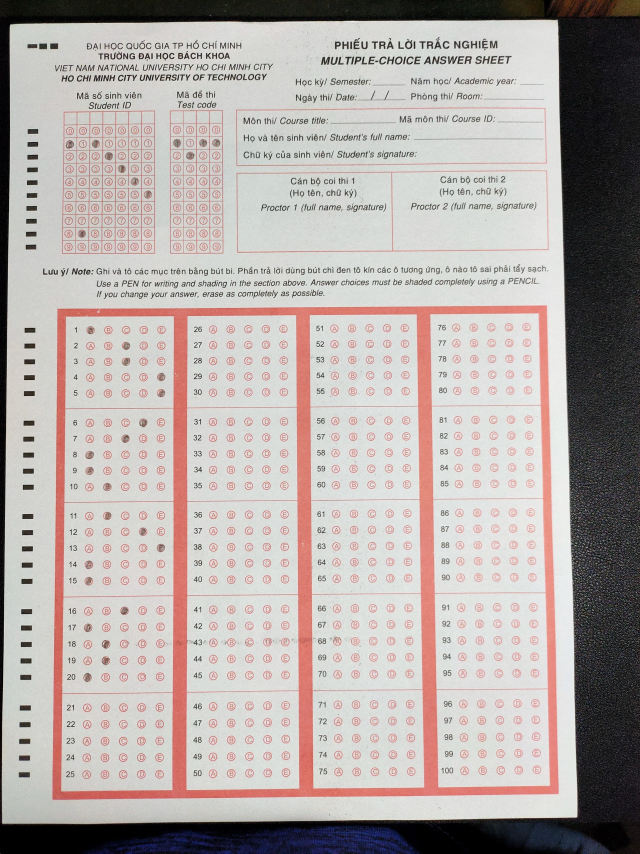
#> input picture MCQs/Input_Student/2.jpg, 1920 x 2560 px, found by its file name (shown at 1/3 size)
$ python OMR_checker.py
#> lines starting #> are read from the running program, lines starting #| are printed output that depends on the picture
### MCQs/Src/utlis.py
import cv2
import numpy as np
from MCQs.Src.inforFunc import increase_sharpness, gaussian_blur_a4
#import inforFunc as infor
#import os
#from PIL import Image
import matplotlib.pyplot as plt

## TO STACK ALL THE IMAGES IN ONE WINDOW (với Hàm StackImage hổ trợ cho người dụng việc kết hợp tất cả bộ lọc vào 1 khung hình)
# [35 lines left out: function stackImages, not called in this run]

def reorder(myPoints):

    myPoints = myPoints.reshape((4, 2)) # REMOVE EXTRA BRACKET
    #print(myPoints)
    myPointsNew = np.zeros((4, 1, 2), np.int32) # NEW MATRIX WITH ARRANGED POINTS (tạo ra 1 ma trận có các điểm đã được sắp xếp)
    add = myPoints.sum(1) #tính tổng từng giá trị
    #print(add)
    #print(np.argmax(add))
    myPointsNew[0] = myPoints[np.argmin(add)]  #[0,0]
    myPointsNew[3] =myPoints[np.argmax(add)]   #[w,h]
    diff = np.diff(myPoints, axis=1)
    myPointsNew[1] =myPoints[np.argmin(diff)]  #[w,0]
    myPointsNew[2] = myPoints[np.argmax(diff)] #[h,0]

    return myPointsNew

################################################################
# HÀM BIỂU THỊ CÁC VIỀN DÀNH CHO HÌNH CHỮ NHẬT
def rectContour(contours):
    rectCon = []
    max_area = 0
    for i in contours:
        area = cv2.contourArea(i)
        if area > 50:
            peri = cv2.arcLength(i, True)
            approx = cv2.approxPolyDP(i, 0.02 * peri, True)
            if len(approx) == 4:
                rectCon.append(i)
    rectCon = sorted(rectCon, key=cv2.contourArea,reverse=True)
    #print(len(rectCon))
    return rectCon

def getCornerPoints(cont):
    peri = cv2.arcLength(cont, True) # LENGTH OF CONTOUR
    approx = cv2.approxPolyDP(cont, 0.02 * peri, True) # APPROXIMATE THE POLY TO GET CORNER POINTS
    return approx

def resizeImage(img, new_height, new_width):
    return cv2.resize(img, (new_width, new_height))

def splitBoxes_ID(img):
    resized_img = resizeImage(img, new_height=(img.shape[0] // 11) * 11, new_width=(img.shape[1] // 7) * 7)
    rows = np.vsplit(resized_img, 11)
    boxes = []
    for r in rows:
        cols = np.hsplit(r, 7)
        for box in cols:
            boxes.append(box)
            #cv2.imshow('',cols[1])
    return boxes

def splitBoxes_code(img):
    resized_img = resizeImage(img, new_height=(img.shape[0] // 11) * 11, new_width=(img.shape[1] // 4) * 4)
    rows_Code = np.vsplit(resized_img, 11)
    boxes = []
    for r in rows_Code:
        cols_Code = np.hsplit(r, 4)
        for box in cols_Code:
            boxes.append(box)
            #cv2.imshow('',rows_Code[1])
    return boxes

def split_5_boxes_each_Sheet(image):
    # Dịch lên 10 pixel mỗi hình chữ nhật
    shifted_boxes = [box[:-30, :] for box in np.vsplit(image, 5)]
    box_dict = {}
    for i, box in enumerate(shifted_boxes):
        box_dict[f'Box_{i+1}'] = box
    return box_dict


def process_image(image_path):
    imgShaped = increase_sharpness(image_path, amount=0.5, radius=2)
    imgGray = cv2.cvtColor(imgShaped, cv2.COLOR_BGR2GRAY)
    imgBlur = gaussian_blur_a4(imgGray)
    imgCanny  = cv2.Canny(imgBlur, 10, 50)
    #cv2.imshow('',imgCanny)
    return imgCanny
def process_image_answersheet(image):
        image_sheet = image.copy()
        imgShaped = increase_sharpness(image, amount=0.5, radius=2)
        imgGray = cv2.cvtColor(imgShaped, cv2.COLOR_BGR2GRAY)
        imgBlur = gaussian_blur_a4(imgGray)
        imgCanny  = cv2.Canny(imgBlur,10,50)

        contour, _  = cv2.findContours(imgCanny,cv2.RETR_EXTERNAL,cv2.CHAIN_APPROX_NONE)
        cv2.drawContours(image,contour,-1,(0,255,0),2)

        rect_answerSheet = rectContour(contour)
        answersheetFrame = getCornerPoints(rect_answerSheet[0])
        if answersheetFrame.size !=0:
            cv2.drawContours(image,answersheetFrame,-1,(255,0,0),10)
            answersheetFrame = reorder(answersheetFrame)

            pt1_answerSheet = np.float32(answersheetFrame)
            pt2_answerSheet = np.float32([[0,0],[300,0],[0,2500],[300,2500]])
            matrix_Sheet = cv2.getPerspectiveTransform(pt1_answerSheet,pt2_answerSheet)
            imgWarpColorSheet = cv2.warpPerspective(image_sheet,matrix_Sheet,(300,2600))
            imgWarpColorSheet=imgWarpColorSheet[20:imgWarpColorSheet.shape[0] - 100 , 10:imgWarpColorSheet.shape[1] - 10]

            imgWarpGray_Sheet = cv2.cvtColor(imgWarpColorSheet,cv2.COLOR_BGR2GRAY)
            imgThresh_Sheet  = cv2.threshold(imgWarpGray_Sheet,150,255,cv2.THRESH_BINARY_INV)[1]
            return imgThresh_Sheet

# [11 lines left out: function find_ConerPoint, not called in this run]


def splitBox_Sheet(img):
    boxes = []
    resized_img = resizeImage(img, new_height=(img.shape[0] // 5) * 5, new_width=(img.shape[1] // 6) * 6)
    rows = np.vsplit(resized_img, 5)
    for row in rows:
        cols = np.hsplit(row, 6)
        for box in cols:
            boxes.append(box)
        #    cv2.imshow('',box)
        #cv2.waitKey(0)
        #cv2.destroyAllWindows
    return boxes

def getArray(rows, columns, boxes):
    countR = 0
    countC = 0
    choices = columns
    myPixelVal = np.zeros((rows, columns))
    data = []
    answers = []  # Initialize the answers list
    for image in boxes:
        totalPixels = cv2.countNonZero(image)
        if countR < rows and countC < columns:
            myPixelVal[countR][countC] = totalPixels
            countC += 1
            if countC == choices:
                countC = 0
                countR += 1
    myPixelVal[:, 0] = '0'
    # Duyệt qua từng hàng trong mảng
    for row in myPixelVal:
        sorted_row = sorted(row, reverse=True)  # Sắp xếp hàng theo thứ tự giảm dần
        if len(sorted_row) >= 2:
            max_value = sorted_row[0]  # Giá trị lớn nhất
            second_max_value = sorted_row[1]  # Giá trị lớn nhì
            #average = (max_value - second_max_value) /2
            # Kiểm tra nếu chênh lệch giữa hai giá trị lớn nhất và lớn nhì nằm trong khoảng max_value - 200
            if second_max_value >= max_value - 200:
                answers.append('0')  # Trả về 0 nếu có
                continue  # Chuyển sang hàng tiếp theo

            # Xử lý bình thường nếu không thoả điều kiện

        max_indices = np.where(row == np.amax(row))[0]  # Lấy các chỉ mục của giá trị lớn nhất trong hàng
        answer = ""
        for index in max_indices:
            choices = ['0','A', 'B', 'C', 'D', 'E']
            if index < len(choices):
                answer += choices[index] + ","
        answers.append(answer[:-1])  # Loại bỏ dấu phẩy cuối cùng
    #print(myPixelVal)
    return answers


### MCQs/Src/inforFunc.py
import cv2
import numpy as np

#HÀM BẮT ĐIỂM CÓ HÌNH CHỮ NHẬT THUỘC DIỆN TÍCH TỪ  40 -> 50

class ImageProcessingParams:
    def __init__(self, threshold_low, threshold_high, width_img, height_img,
                 x_offset, y_offset, x1_offset, y1_offset,
                 rows_id, cols_id, rows_code, cols_code,
                 sheet_rows, sheet_cols, alpha, beta):
        self.threshold_low = threshold_low
        self.threshold_high = threshold_high
        self.width_img = width_img
        self.height_img = height_img
        self.x_offset = x_offset
        self.y_offset = y_offset
        self.x1_offset = x1_offset
        self.y1_offset = y1_offset
        self.rows_id = rows_id
        self.cols_id = cols_id
        self.rows_code = rows_code
        self.cols_code = cols_code
        self.sheet_rows = sheet_rows
        self.sheet_cols = sheet_cols
        self.alpha = alpha
        self.beta = beta

# Tạo một instance của class và truyền các giá trị vào
image_params = ImageProcessingParams(
    threshold_low=0,
    threshold_high=2000,
    width_img=2408,
    height_img=3508,
    x_offset=600,
    y_offset=650,
    x1_offset=0,
    y1_offset=0,
    rows_id=11,
    cols_id=7,
    rows_code=11,
    cols_code=4,
    sheet_rows=5,
    sheet_cols=6,
    alpha=1.1,
    beta=0.4
)   # Đối với việc tăng cường tương phản, beta thường được đặt là 0
def gaussian_blur_a4(image):
    # Kích thước ảnh A4 thường là khoảng 210mm x 297mm
    # Trong pixel, điều này có thể thay đổi tùy thuộc vào độ phân giải của ảnh
    # Dưới đây là một ước lượng về kích thước ảnh A4 ở đơn vị pixel


    # Tính toán kích thước kernel Gaussian dựa trên kích thước ảnh A4
    kernel_width = int(image_params.width_img / 700) // 2 * 2 + 1  # Kernel width là một số lẻ
    kernel_height = int(image_params.height_img / 800) // 2 * 2 + 1  # Kernel height là một số lẻ

    # Áp dụng Gaussian blur với kích thước kernel được tính toán
    imgBlur = cv2.GaussianBlur(image, (kernel_width, kernel_height), 0)

    return imgBlur

def increase_sharpness(image, amount=1.0, radius=1.0):
    # Tạo bản sao của ảnh để tránh thay đổi ảnh gốc
    imgShaped = np.copy(image)
    # Áp dụng bộ lọc unsharp mask để tăng độ rõ nét
    imgShaped = cv2.GaussianBlur(imgShaped, (1, 1), radius)
    imgShaped = cv2.addWeighted(image, 1.0 + amount, imgShaped, -amount, 0)

    return imgShaped


originalPaper1 = np.array([[2408,3508],[2108,2408],[2108,3308],[3508,3308]])
originalPaper =  np.array([[0,0],[300,0],[300,200],[0,200]])
#originalPaper1 = np.array([[700,0],[600,0],[600,50],[700,50]])
#originalPaper =  np.array([[0,700],[100,700],[100,650],[0,650]])


### MCQs/Src/findBlackRect.py
import cv2
import numpy as np


def find_black_rectangle_coordinates(image):
    width, height,_ = image.shape
    #black_threshold = 0.95  # Ngưỡng đen, tức là phần trăm của số điểm ảnh đen so với tổng số điểm ảnh
    # Tạo danh sách để lưu tọa độ của các điểm ảnh đen
    black_pixels = []
    # Đếm số điểm ảnh đen và lưu tọa độ của chúng
    for x in range(width):
        for y in range(height):
            pixel = image[x, y]  # Lưu ý rằng OpenCV sử dụng thứ tự (y, x) cho pixel
            if isinstance(pixel, np.ndarray):
                if sum(pixel[:3]) < 10:  # Giả sử màu đen nếu tổng của B, G, R nhỏ hơn 10
                    black_pixels.append((x, y))
            elif isinstance(pixel, int):  # Đối với ảnh xám
                if pixel < 10:  # Giả sử màu đen nếu giá trị pixel nhỏ hơn 10
                    black_pixels.append((x, y))
    # Nếu không có điểm ảnh đen nào, trả về None
    if not black_pixels:
        return None
    # Tìm tọa độ của hình chữ nhật bằng cách xác định tọa độ của cạnh trái, phải, trên và dưới
    left = min(point[0] for point in black_pixels)
    right = max(point[0] for point in black_pixels)
    top = min(point[1] for point in black_pixels)
    bottom = max(point[1] for point in black_pixels)
    # Trả về tọa độ của hình chữ nhật
    return (left, top, right, bottom)


def find_origin(image, coordinates):
    rectangle_coordinates = find_black_rectangle_coordinates(image[coordinates[1][1]:coordinates[3][1], coordinates[0][0]:coordinates[1][0]])
    if rectangle_coordinates is not None:
        return rectangle_coordinates
    else:
        flipped_image = cv2.flip(image, -1)  # Đảo hình ảnh theo cả hai chiều
        rectangle_coordinates = find_black_rectangle_coordinates(flipped_image[coordinates[1][1]:coordinates[3][1], coordinates[0][0]:coordinates[1][0]])
        if rectangle_coordinates is not None:
            return rectangle_coordinates
    return None

### MCQs/Src/findFrame.py
import cv2
import numpy as np


coordinate_IDandCode = [((30,900,580,900))]

def adjust_rectangle_coordinates(rectangles, coordinate_IDandCode):
    adjusted_rectangles = []
    for rect, new_coord in zip(rectangles, coordinate_IDandCode):
        left, top, right, bottom = rect
        new_left, new_right, new_top, new_bottom = new_coord
        # Tính toán kích thước mới của hình ảnh cắt
        new_right = right + new_right
        new_bottom = bottom + new_bottom
        new_left =  left + new_left
        new_top = top - bottom + new_top
        adjusted_rectangles.append((new_left,new_top,new_right,new_bottom))
    return adjusted_rectangles


coordinate_SheetAnswer = [((30,900,580,3000))]

def adjust_answerSheet_coordinates(coordinate_SheetAnswer):
    max_bottom = float("-inf")
    max_bottom_index = None
    for i, rect in enumerate(coordinate_SheetAnswer):
        left, top, right, bottom = rect
        bottom_pos = top + bottom
        if bottom_pos > max_bottom:
            max_bottom = bottom_pos
            max_bottom_index = i

    if max_bottom_index is not None:
        rect = coordinate_SheetAnswer[max_bottom_index]
        left, top, right, bottom = rect
        new_rect = (left + 100, top + 100, right + 100, bottom + 100)
        return new_rect
    else:
        return None

### MCQs/Src/check_code_and_answer.py
import numpy as np
import string
def remove_special_characters(input_data):
    if isinstance(input_data, np.ndarray):  # Kiểm tra xem đầu vào có phải là mảng NumPy không
        input_string = ' '.join(str(item) for item in input_data)  # Chuyển đổi mảng NumPy thành chuỗi
    elif isinstance(input_data, str):  # Kiểm tra xem đầu vào có phải là chuỗi không
        input_string = input_data
    else:
        raise ValueError("Input data must be either a NumPy array or a string")

    # Tạo một chuỗi chứa tất cả các ký tự đặc biệt và dấu cách
    special_characters = string.punctuation + ' '
    # Loại bỏ các ký tự đặc biệt và dấu cách từ chuỗi đầu vào
    cleaned_string = ''.join(char for char in input_string if char not in special_characters)
    return cleaned_string


# [14 lines left out: functions check_answers, count_correct_answers, not called in this run]


def flatten_list(nested_list):
    flattened_list = []
    for sublist in nested_list:
        if isinstance(sublist, list):
            flattened_list.extend(flatten_list(sublist))
        else:
            flattened_list.append(sublist)
    return flattened_list

# [6 lines left out: function compare_list_enrollment_answer, not called in this run]

### MCQs/OMR_checker.py
import cv2
import numpy as np
from MCQs.Src.inforFunc import increase_sharpness, image_params, gaussian_blur_a4
from MCQs.Src.utlis import process_image, rectContour, getCornerPoints,reorder, splitBoxes_ID, splitBoxes_code, split_5_boxes_each_Sheet, process_image_answersheet, getArray, splitBox_Sheet

#from PIL import Image
from MCQs.Src.findFrame import adjust_rectangle_coordinates, adjust_answerSheet_coordinates, coordinate_IDandCode
from MCQs.Src.findBlackRect import find_origin
from MCQs.Src.check_code_and_answer import flatten_list, remove_special_characters


def img_process_student(path_image):
#> called with path_image = '2.jpg'
    image = cv2.imread(path_image)
#> image is the input picture: shape (2560, 1920, 3); mean B, G, R 168.2, 170.8, 179.2
    #### KHU VỰC XỬ LÝ ẢNH GỐC ####
    image = cv2.resize(image, (image_params.width_img, image_params.height_img))
#> image: shape (3508, 2408, 3)
    process_image(image)
#> in process_image, `imgGray = cv2.cvtColor(imgShaped, cv2.COLOR_BGR2GRAY)`:
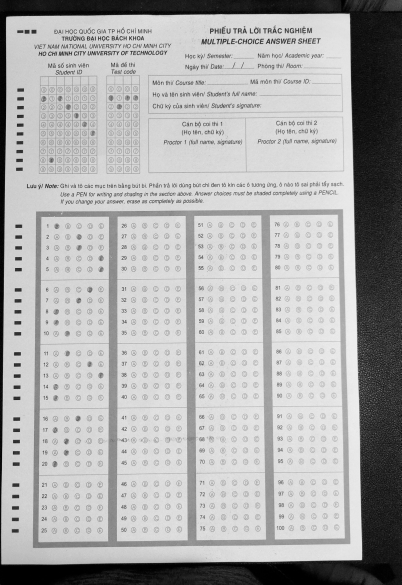
#> imgGray: shape (3508, 2408) (shown at 1/6 size); min 0, max 254, mean 172.9
#> in process_image, `imgCanny  = cv2.Canny(imgBlur, 10, 50)`:
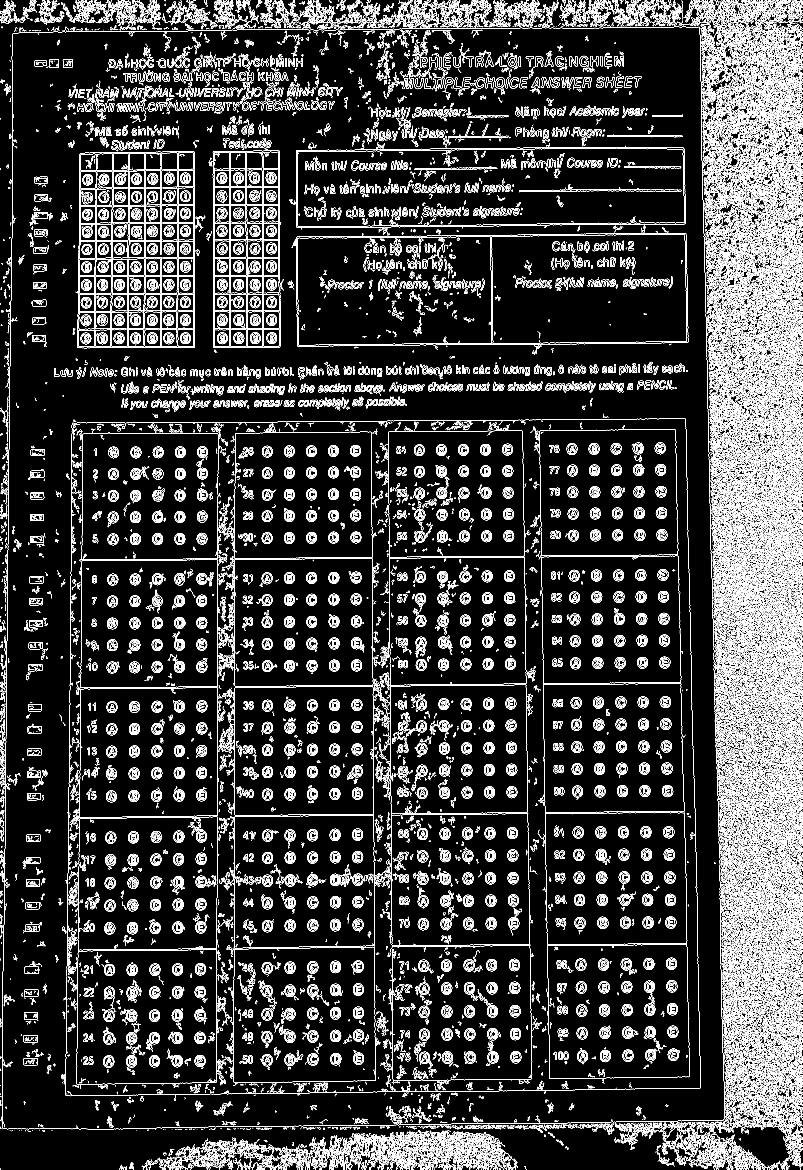
#> imgCanny: shape (3508, 2408) (shown at 1/3 size); 10.5% white in thin lines or dots

    originalPaper1 = np.array([[2408,3508],[2108,2408],[2108,3308],[3508,3308]])
    originalPaper =  np.array([[0,0],[300,0],[300,200],[0,200]])
    # [10 lines of commented-out code are left out]

    rectangles = []
    for coordinates in [originalPaper, originalPaper1]:
        rectangle_coordinates = find_origin(image, coordinates)
        if rectangle_coordinates is not None:
            rectangles.append(rectangle_coordinates)
#> this loop made 2 passes
#> rectangle_coordinates on pass 1: (0, 0, 199, 299)
#> pass 2, in find_origin (call 2), `flipped_image = cv2.flip(image, -1)`:
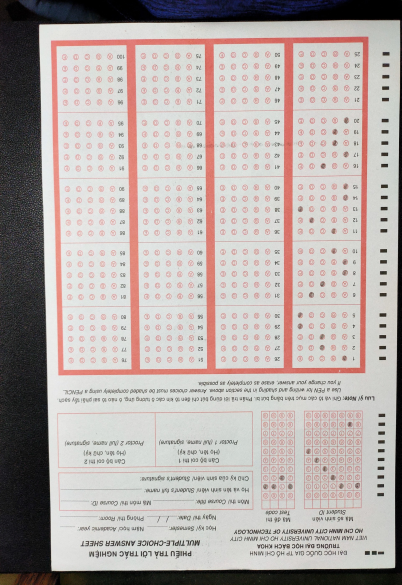
#> flipped_image: shape (3508, 2408, 3) (shown at 1/6 size); mean B, G, R 168, 170.7, 179.1
#> after the loop, rectangles = [(0, 0, 199, 299)]

    #########################################################################################################################
    if rectangles:
        for i, rect in enumerate(rectangles):
            adjust_coordinates = adjust_rectangle_coordinates([rect],coordinate_IDandCode)
            #Cắt và xuất hình ảnh từ vị trí bottom mới
            for i, rect in enumerate(adjust_coordinates):
                left, top, right, bottom = rect
                cropped_IDandCode_image = image[top:bottom, left:right]
#> this loop made 1 pass
#> adjust_coordinates on pass 1: [(30, 281, 1099, 1199)]
                #idandgradeCase = cropped_IDandCode_image.copy()
    #######################################################################################################################


    ######################## HÀM TÁCH KHUNG ##########################################################
    answer_Sheet = adjust_answerSheet_coordinates([(10, 1000, 2300, 3600)])
    # Kiểm tra nếu có tọa độ mới
    if answer_Sheet:
        left, top, right, bottom = answer_Sheet
        # Cắt hình ảnh từ tọa độ của answer_Sheet
        cropped_answer_Sheet = image[top:bottom, left:right]
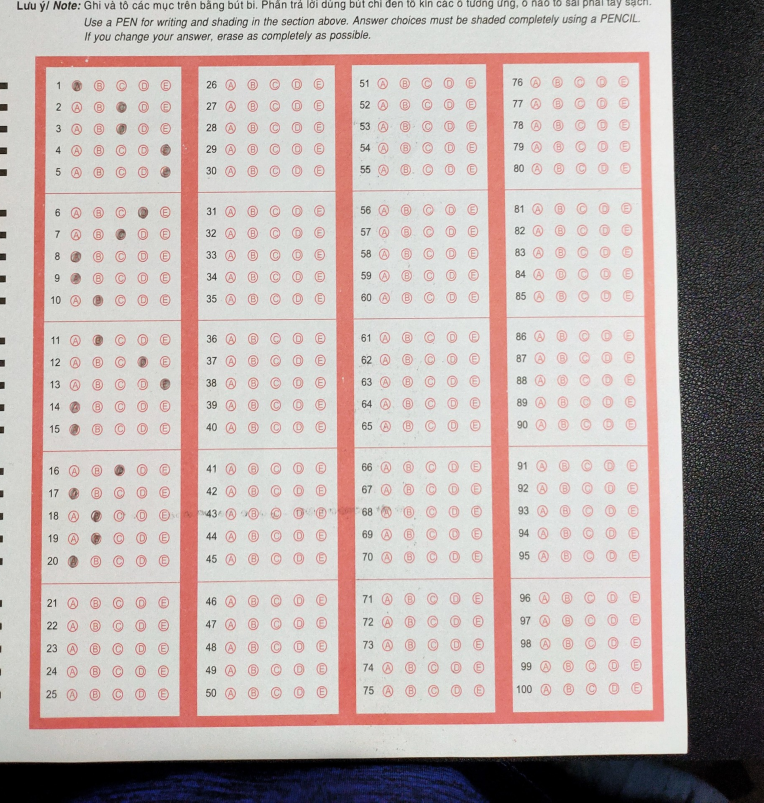
#> cropped_answer_Sheet: shape (2408, 2290, 3) (shown at 1/3 size); mean B, G, R 172.4, 174.8, 186.8
    answer_Sheet = cropped_answer_Sheet.copy()
    ##############################################################################################################

    cropped_IDandCode_image_copy_1 = cropped_IDandCode_image.copy()
    IDandCode_image = cropped_IDandCode_image.copy()
    IDimageFrame = cropped_IDandCode_image.copy()
    codeimageFrame = cropped_IDandCode_image.copy()
    #cv2.imshow('ID_Frame',IDimageFrame)


    ##############################################################################################################
    contour_IDandCode, _ = cv2.findContours(process_image(IDandCode_image),cv2.RETR_EXTERNAL,cv2.CHAIN_APPROX_NONE)
    cv2.drawContours(cropped_IDandCode_image_copy_1,contour_IDandCode,-1,(0,255,0),5)

    rectIDandCodeFrame = rectContour(contour_IDandCode)
#> (the rest of the program and of its run is left out)
